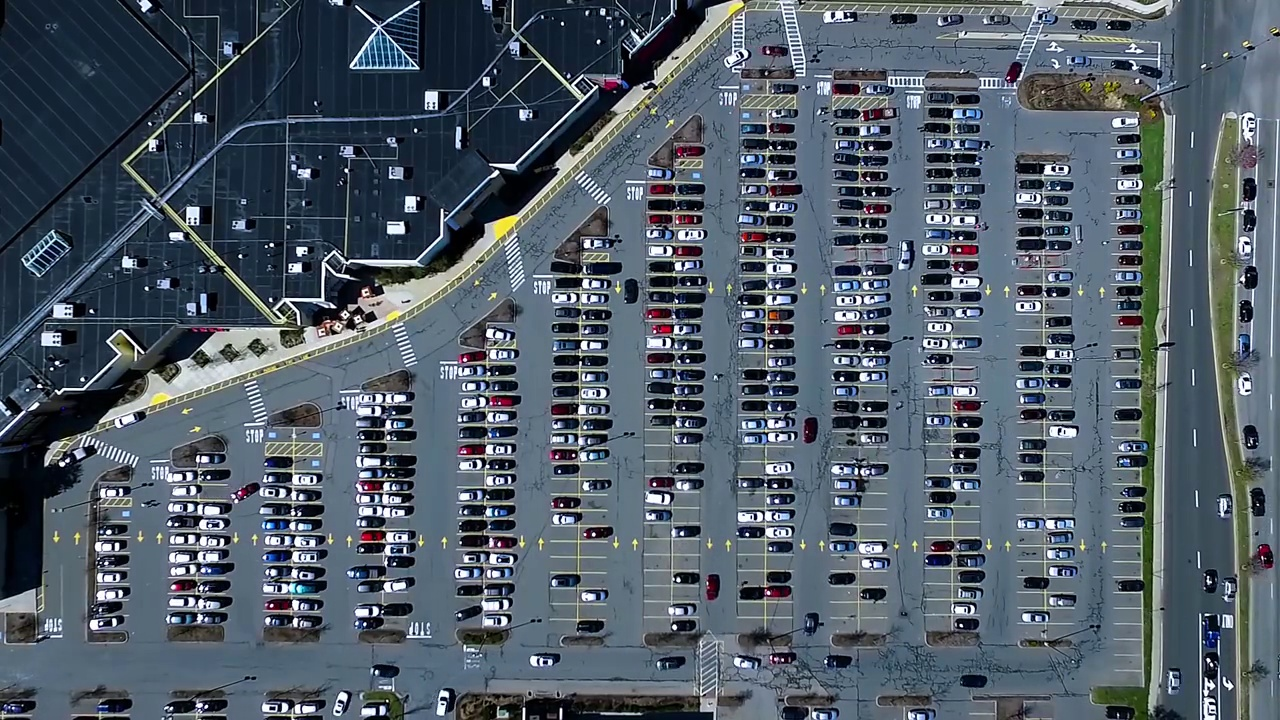
#> input picture item_13/Resources/scene1380.jpg, 1280 x 720 px
$ python main.py
#> lines starting #> are read from the running program, lines starting #| are printed output that depends on the picture; after the words box and inside, x2 and y2 are one past the last pixel; in counts of white or black regions, pixels touching at a corner belong together
import cv2
import numpy as np
import operator


def stackImages(scale, imgArray):
    rows = len(imgArray)
    cols = len(imgArray[0])
    rowsAvailable = isinstance(imgArray[0], list)
    width = imgArray[0][0].shape[1]
    height = imgArray[0][0].shape[0]
    if rowsAvailable:
        for x in range(0, rows):
            for y in range(0, cols):
                if imgArray[x][y].shape[:2] == imgArray[0][0].shape[:2]:
                    imgArray[x][y] = cv2.resize(imgArray[x][y], (0, 0), None, scale, scale)
                else:
                    imgArray[x][y] = cv2.resize(imgArray[x][y], (imgArray[0][0].shape[1], imgArray[0][0].shape[0]),
                                                None, scale, scale)
                if len(imgArray[x][y].shape) == 2:
                    imgArray[x][y] = cv2.cvtColor(imgArray[x][y], cv2.COLOR_GRAY2BGR)
        imageBlank = np.zeros((height, width, 3), np.uint8)
        hor = [imageBlank] * rows
        hor_con = [imageBlank] * rows
        for x in range(0, rows):
            hor[x] = np.hstack(imgArray[x])
        ver = np.vstack(hor)
    else:
        for x in range(0, rows):
            if imgArray[x].shape[:2] == imgArray[0].shape[:2]:
                imgArray[x] = cv2.resize(imgArray[x], (0, 0), None, scale, scale)
            else:
                imgArray[x] = cv2.resize(imgArray[x], (imgArray[0].shape[1], imgArray[0].shape[0]), None, scale, scale)
            if len(imgArray[x].shape) == 2:
                imgArray[x] = cv2.cvtColor(imgArray[x], cv2.COLOR_GRAY2BGR)
        hor = np.hstack(imgArray)
        ver = hor
    return ver


class_dictionary = {1: 'empty', 2: 'occupied'}
img = cv2.imread('./Resources/scene1380.jpg')
#> img is the input picture: shape (720, 1280, 3); mean B, G, R 104, 92.8, 81.2

lower = np.uint8([120, 120, 120])
upper = np.uint8([255, 255, 255])
img_mask = cv2.inRange(img, lower, upper)
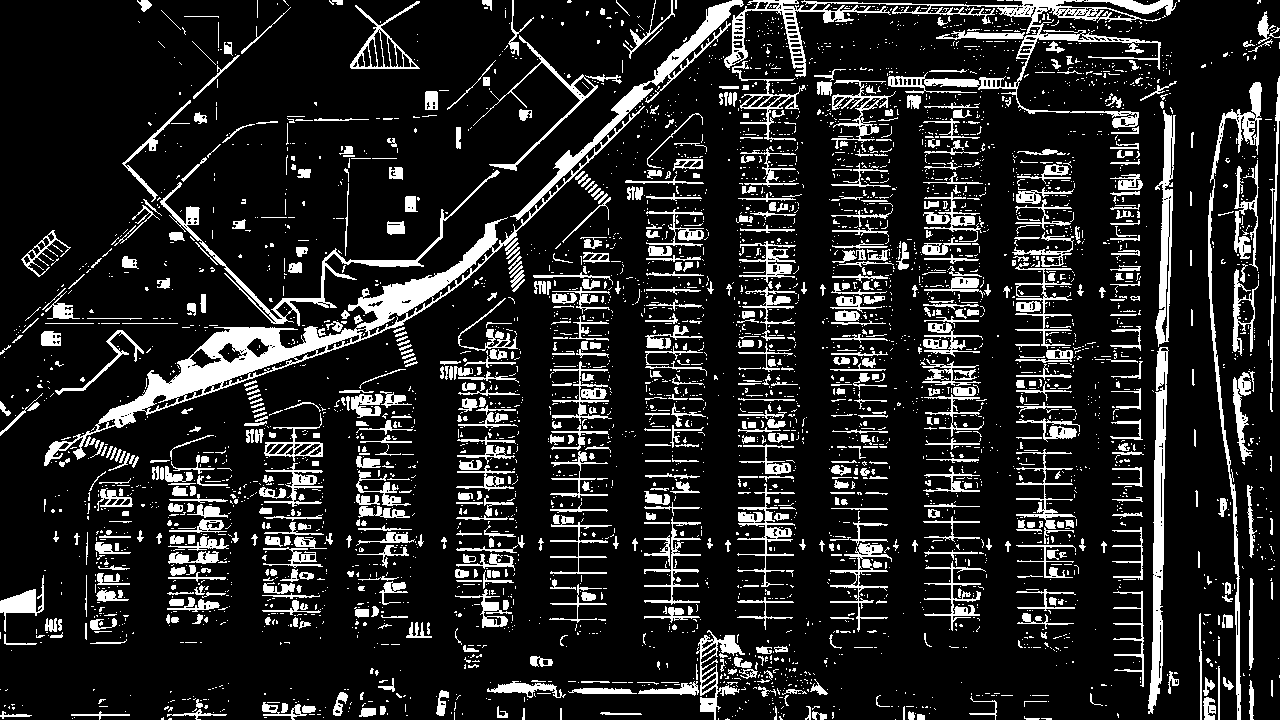
#> img_mask: shape (720, 1280); 14.7% white; 4333 white regions (3525 under 20 px), largest, box (x1, y1, x2, y2) and area: (44, 0, 744, 466) 14951, (724, 0, 1177, 128) 7070, (1148, 347, 1169, 714) 3422
img_bit = cv2.bitwise_and(img, img, mask=img_mask)
img_gray = cv2.cvtColor(img_bit, cv2.COLOR_BGR2GRAY)
img_canny = cv2.Canny(img, 50, 200)
#> img_canny: shape (720, 1280); 17.9% white in thin lines or dots

rows, cols = img.shape[:2]
#> rows = 720; cols = 1280
pt_1 = [cols*0.05, rows*0.90]
#> pt_1 = [64, 648]
pt_2 = [cols*0.05, rows*0.70]
#> pt_2 = [64, 504]
pt_3 = [cols*0.30, rows*0.55]
#> pt_3 = [384, 396]
pt_4 = [cols*0.6, rows*0.15]
#> pt_4 = [768, 108]
pt_5 = [cols*0.90, rows*0.15]
#> pt_5 = [1152, 108]
pt_6 = [cols*0.90, rows*0.90]
#> pt_6 = [1152, 648]
vertices = np.array([[pt_1, pt_2, pt_3, pt_4, pt_5, pt_6]], dtype=np.int32)
img_point = cv2.cvtColor(img_canny, cv2.COLOR_GRAY2BGR)
#> img_point: shape (720, 1280, 3); 17.9% white in thin lines or dots
for point in vertices[0]:
    cv2.circle(img_point, (point[0], point[1]), 10, (0, 0, 255), 4)
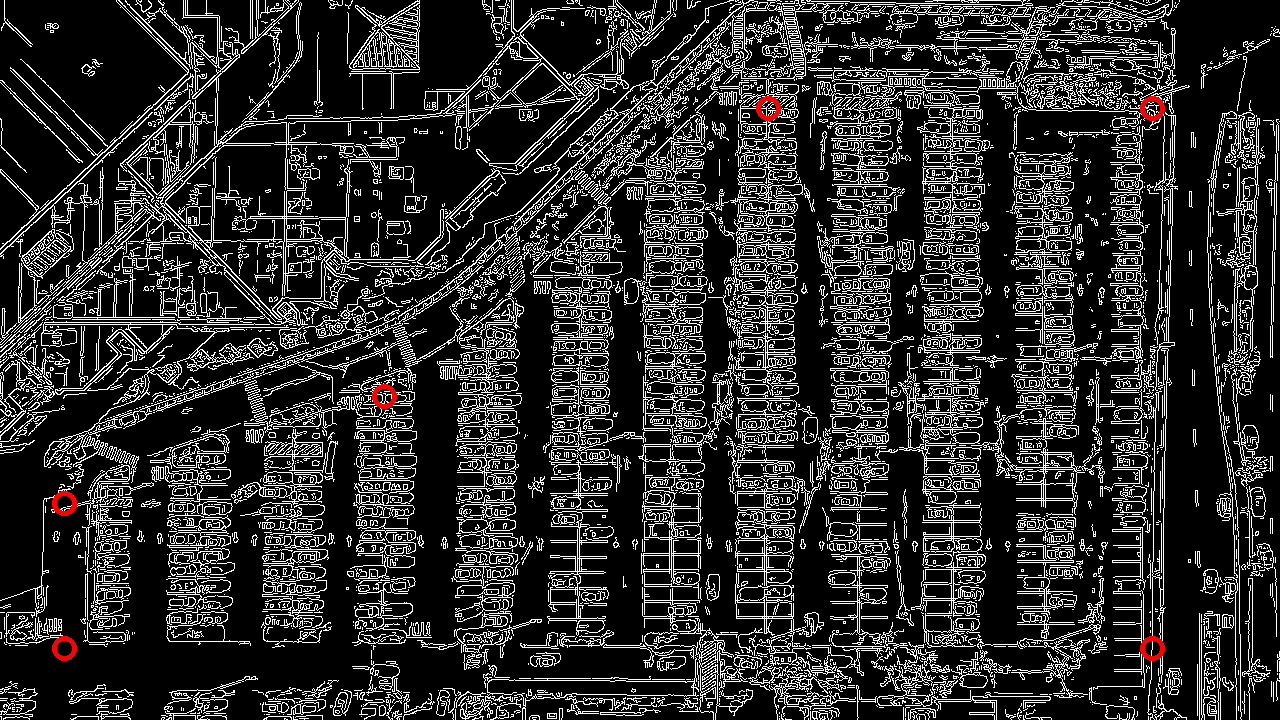
#> img_point: shape (720, 1280, 3); mean B, G, R 45.6, 45.6, 46.1

# print(len(img_canny.shape))
img_zero = np.zeros_like(img_canny)
cv2.fillPoly(img_zero, vertices, 255)
#> img_zero: shape (720, 1280); 46% white; 1 white region, box (x1, y1, x2, y2) and area: (64, 108, 1153, 649) 424327
img_point_bit = cv2.bitwise_and(img_canny, img_zero)
#> img_point_bit: shape (720, 1280); 9.1% white in thin lines or dots, all inside (x1, y1, x2, y2) = (64, 108, 1153, 649)

img_lines = cv2.HoughLinesP(img_point_bit, rho=0.1, theta=np.pi/10, threshold=15, minLineLength=9, maxLineGap=4)
print(img_lines.shape)
#| (3303, 1, 4)
cleaned = []
for line in img_lines:
    for x1, y1, x2, y2 in line:
        if 1 >= abs(y2 - y1) and 25 <= abs(x2 - x1) <= 55:
            cleaned.append((x1, y1, x2, y2))
            cv2.line(img, (x1, y1), (x2, y2), (255, 0, 0), 2)
#> this loop made 3303 passes
#> line on passes 1 to 3: [[924, 536, 979, 536]], [[548, 618, 604, 618]], [[643, 446, 699, 446]]
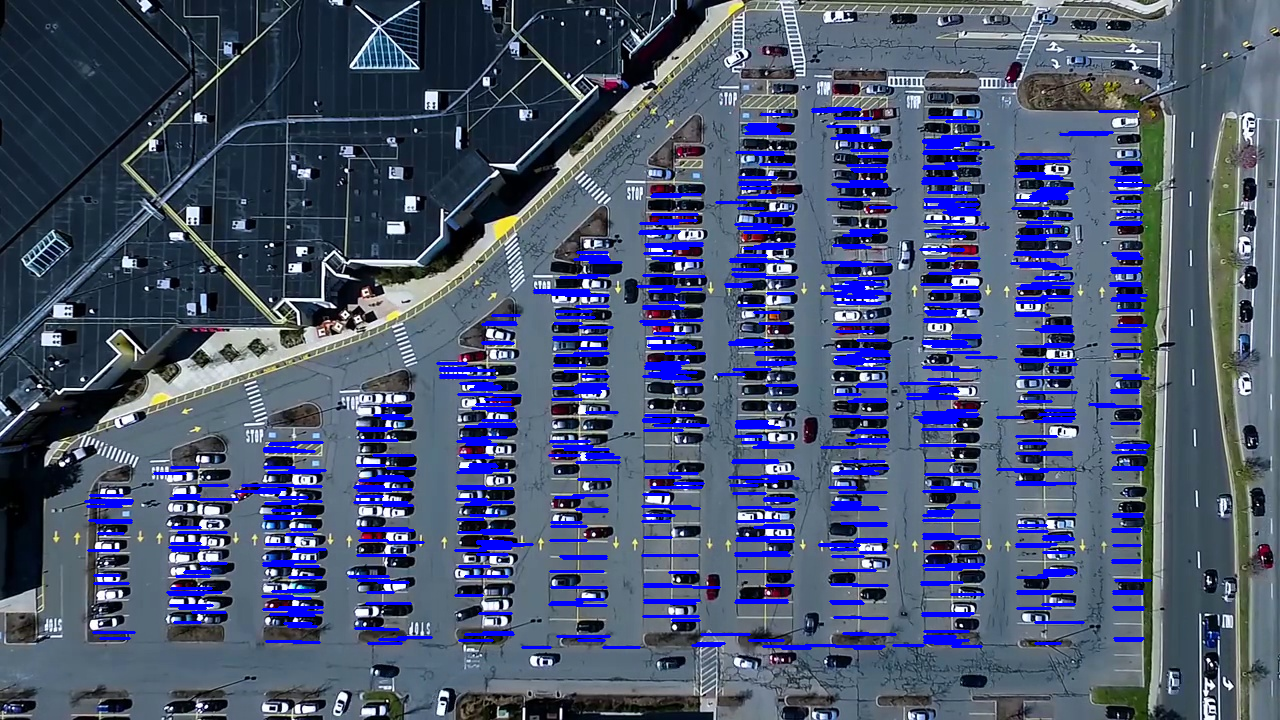
#> img: shape (720, 1280, 3); 7.48% of pixels changed, all inside (x1, y1, x2, y2) = (84, 107, 1152, 650)
#> after the loop, cleaned = 751 items, first 6: (924, 536, 979, 536), (575, 392, 600, 392), (819, 545, 859, 545), (460, 469, 490, 469), (388, 542, 423, 542), (952, 646, 981, 646)
cleaned_list = sorted(cleaned, key=operator.itemgetter(0, 1))
#> cleaned_list = 751 items, first 6: (85, 501, 132, 501), (87, 506, 121, 506), (88, 550, 118, 550), (89, 500, 132, 500), (89, 520, 131, 520), (90, 495, 122, 495)
clusters = {}
dIndex = 0
for i in range(len(cleaned_list) - 1):
    distance = abs(cleaned_list[i + 1][0] - cleaned_list[i][0])
    if distance <= 10:
        if not dIndex in clusters.keys(): clusters[dIndex] = []
        clusters[dIndex].append(cleaned_list[i])
        clusters[dIndex].append(cleaned_list[i + 1])
    else:
        dIndex += 1
#> this loop made 750 passes
#> distance on passes 1 to 12: 2, 1, 1, 0, 1, 0, 3, 1, 0, 2, 2, 2
#> after the loop, clusters = 20 items; dIndex = 23
print(clusters)
#> (printed output is left out)
rects = {}
i = 0
for key in clusters:
    all_list = clusters[key]
    cleaned = list(set(all_list))
    if len(cleaned) > 5:
        cleaned = sorted(cleaned, key=lambda x: x[1])
        avg_y1 = cleaned[0][1]
        avg_y2 = cleaned[-1][1]
        avg_x1 = 0
        avg_x2 = 0
        for tup in cleaned:
            avg_x1 += tup[0]
            avg_x2 += tup[2]
        avg_x1 = avg_x1/len(cleaned)
        avg_x2 = avg_x2/len(cleaned)
        rects[i] = (avg_x1, avg_y1, avg_x2, avg_y2)
        i += 1
#> this loop made 20 passes
#> (key, avg_y1, avg_y2, avg_x1, avg_x2) on passes 9, 10, 12, 13, 14, 17, 20: (10, 252, 640, 566.2, 601.2), (12, 194, 620, 652.3, 686.1), (14, 114, 646, 745.7, 778.9), (16, 108, 648, 841.4, 875), (17, 117, 646, 929.3, 965.1), (20, 154, 643, 1028.7, 1061.8), (23, 162, 640, 1113, 1141.7)
#> (avg_y1, avg_y2, avg_x1, avg_x2) on passes 1, 2, 4, 5, 6, 7: (495, 638, 92.71, 127.2), (467, 622, 178.1, 210.7), (442, 642, 275.5, 307.3), (405, 643, 367.4, 401.2), (363, 377, 439.5, 479), (315, 640, 471.5, 502.9)
#> after the loop, avg_x1 = 1113; avg_x2 = 1141.7; avg_y1 = 162; avg_y2 = 640; i = 13; rects = 13 items
buff = 7
for key in rects:
    tup_topLeft = (int(rects[key][0] - buff), int(rects[key][1]))
    tup_botRight = (int(rects[key][2] + buff), int(rects[key][3]))
    cv2.rectangle(img, tup_topLeft, tup_botRight, (0, 255, 0), 3)
#> this loop made 13 passes
#> (tup_topLeft, tup_botRight) on passes 1 to 12: ((85, 495), (134, 638)), ((171, 467), (217, 622)), ((268, 442), (314, 642)), ((360, 405), (408, 643)), ((432, 363), (486, 377)), ((464, 315), (509, 640)), ((559, 252), (608, 640)), ((645, 194), (693, 620)), ((738, 114), (785, 646)), ((834, 108), (881, 648)), ((922, 117), (972, 646)), ((1021, 154), (1068, 643))
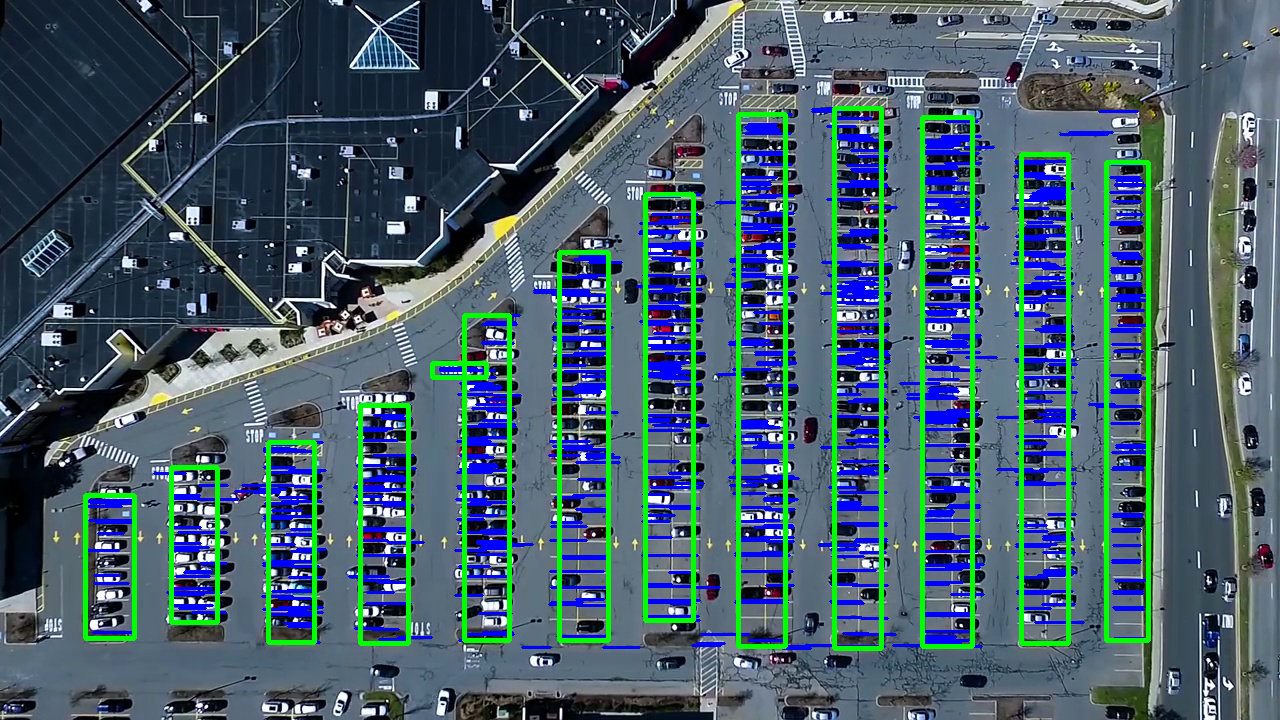
#> img: shape (720, 1280, 3); 5.48% of pixels changed, all inside (x1, y1, x2, y2) = (83, 106, 1151, 651)

print(rects)

# [39 lines of commented-out code are left out]

img_stack = stackImages(0.5, ([img, img_mask, img_bit], [img_gray, img_canny, img_point], [img_zero, img_point_bit, img_point_bit]))
#> after the loop in stackImages, `for x in range(0, rows):`: hor = 3 items
#> in stackImages, `ver = np.vstack(hor)`:
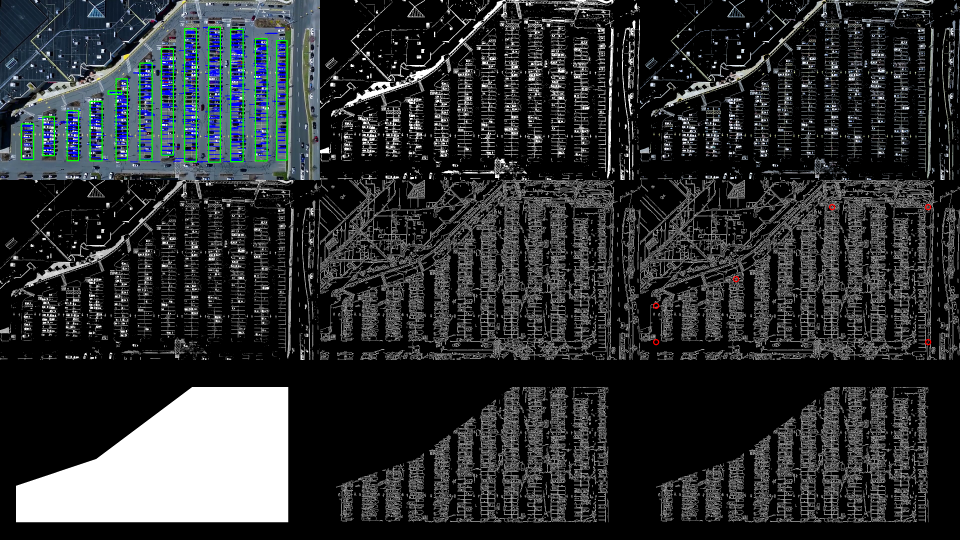
#> ver: shape (1080, 1920, 3) (shown at 1/2 size); mean of channels 0, 1, 2 50.5, 49.1, 46.2; drawn as B, G, R
cv2.imshow('Stack Image', img_stack)

cv2.imshow('Image', img)
# [8 lines of commented-out code are left out]
cv2.waitKey(0)
